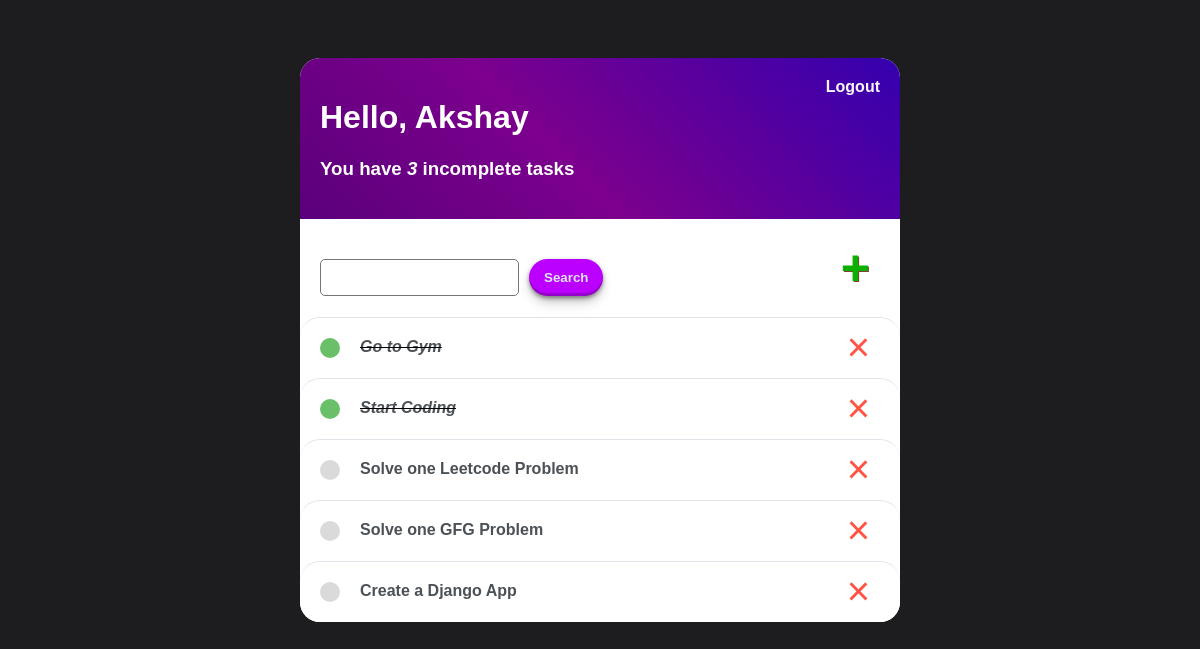
The page / (signed in) on the database as committed earlier.
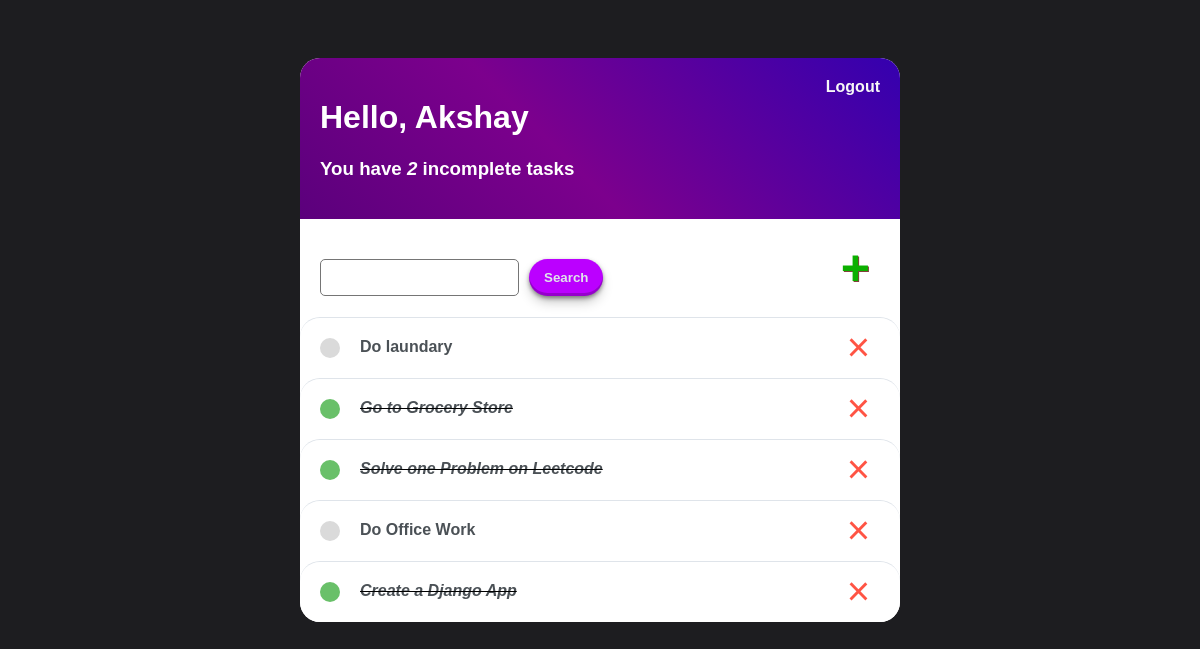
The same page on the database as committed later.
### base/models.py (models this page shows)
class Task(models.Model):
    user = models.ForeignKey(User, on_delete=models.CASCADE, null=True, blank=True)
    title = models.CharField(max_length=200)
    description = models.TextField(null=True, blank=True)
    complete = models.BooleanField(default=False)
    create = models.DateTimeField(auto_now_add=True)

### base/views.py (the view)
# urls.py: path('', TaskList.as_view(), name='tasks'),
class TaskList(LoginRequiredMixin, ListView):
    model = Task
    context_object_name = 'tasks'
    def get_context_data(self, **kwargs):
        context = super().get_context_data(**kwargs)
        context['tasks'] = context['tasks'].filter(user=self.request.user)
        context['count'] = context['tasks'].filter(complete=False).count()
        search_input = self.request.GET.get('search-area') or ''
        if search_input:
            context['tasks'] = context['tasks'].filter(title__startswith=search_input)
        context['search_input'] = search_input
        return context

### base/templates/base/task_list.html
{% extends 'base/main.html' %}
{% block content %}
<div class="header-bar">
    <div>
        <h1>Hello, {{request.user|title}}</h1>
        <h3>You have <i>{{count}}</i> incomplete task{{count|pluralize:"s"}}</h3>
    </div>
    {% if request.user.is_authenticated %}
    <a class="btn" href="{% url 'base:logout' %}">Logout</a>
    {% else %}
    <a class="btn" href="{% url 'base:login' %}">Login</a>
    {% endif %}
</div>
<div id="search-add-wrapper">
    <form method="GET" style="margin-top: 20px; display: flex;">
        <input class="search-area" type="text" name="search-area" value="{{search_input}}">
        <input class="button" type="submit" value="Search">
    </form>
    <a id="add-link" href="{% url 'base:task-create' %}">&#x2b;</a>
</div>
<div class="task-items-wrapper">
    {% for task in tasks %}
        <div class="task-wrapper">
            {% if task.complete %}
                <div class="task-title">
                    <div class="task-complete-icon"></div>
                    <i><s><a href="{% url 'base:task-update' task.id %}">{{task.title}}</a></s></i>
                </div>
                <a class="delete-link" href="{% url 'base:task-delete' task.id %}">&#215;</a>
                {% else %}
                    <div class="task-title">
                        <div class="task-incomplete-icon"></div>
                        <a href="{% url 'base:task-update' task.id %}">{{task.title}}</a>
                    </div>
                    <a class="delete-link" href="{% url 'base:task-delete' task.id %}">&#215;</a>
                {% endif %}
        </div>
    {% empty %}
    <h1 style="padding: 30px; font-family: 'Nunito', sans-serif; font-weight: 200; color: brown;">No Task! <a id="add-link" href="{% url 'base:task-create' %}" style="font-size: 30px;text-decoration: underline; color: rgb(76, 76, 76);">ADD NOW</a></h1>
    {% endfor %}
</div>
{% endblock %}

### base/templates/base/main.html (shortened to what this page needs)
{% load static %}
<!DOCTYPE html>
<html>
<head>
    <link rel="stylesheet" href="{% static 'base/main.css' %}">
</head>
<body>
    <div class="container">
        {% block content %}
        {% endblock %}
    </div>
</body>
</html>

### base/static/base/main.css (style rules this page uses)
body { background-color: #1d1d20; font-family: 'Nunito', sans-serif; padding-top: 50px; }
a, p { color: #4b5156 }
a { font-weight: 600; }
.container { border-radius: 20px; max-width: 600px; margin: auto; background-color: #fff; }
input { outline: none; border: none; }
.header-bar { display: flex; justify-content: space-between; color: #fff; padding: 20px; margin: 0px; border-radius: 20px 20px 0px 0px; background: linear-gradient(45deg, #5b007c 0%, #7c008d 43%, #3400af 100%); }
.header-bar a { color: rgb(247, 247, 247); text-decoration: none; }
.task-wrapper { display: flex; align-items: center; justify-content: space-between; background-color: #fff; border-top: 1px solid #dfe4ea; overflow: hidden; padding-right: 30px; border-radius: 20px; }
.task-title { display: flex; padding: 20px; }
.task-title a { text-decoration: none; color: #4b5156; margin-left: 10px; padding-right: 10px; padding-left: 10px; }
.task-complete-icon { height: 20px; width: 20px; background-color: rgb(105, 192, 105); border-radius: 50%; }
.task-incomplete-icon { height: 20px; width: 20px; background-color: rgb(218, 218, 218); border-radius: 50%; }
.delete-link { font-size: 40px; text-decoration: none; color: #ff5444; font-weight: 100; }
#add-link { color: #0cb000; text-decoration: none; font-size: 50px; text-shadow: 1px 1px #81413b; margin-right: 10px; }
#search-add-wrapper { display: flex; justify-content: space-between; align-items: center; padding: 20px; }
.search-area { margin-right: 10px; }
input[type=text], input[type=password], textarea { border: 1px solid #757575; border-radius: 5px; padding: 10px; width: 90%; }
.button { background-color:#bb00ff; box-shadow: rgba(0, 0, 0, 0.4) 0px 2px 4px, rgba(0, 0, 0, 0.3) 0px 7px 13px -3px, rgba(0, 0, 0, 0.2) 0px -3px 0px inset; border-style: none; color: #dfe4ea; border-radius: 30px; padding: 10px; padding-left: 15px; padding-right: 15px; font-weight: 600; transition: 0.10s ease; }

Rows that differ between the two databases and show on the page:
removed Task: title "Go to Gym"
removed Task: title "Start Coding"
removed Task: title "Solve one Leetcode Problem"
removed Task: title "Solve one GFG Problem"
added Task: title "Do laundary"
added Task: title "Go to Grocery Store"
added Task: title "Solve one Problem on Leetcode"
added Task: title "Do Office Work"
Other text that changed with them:
{{ count }}: "3" → "2"
